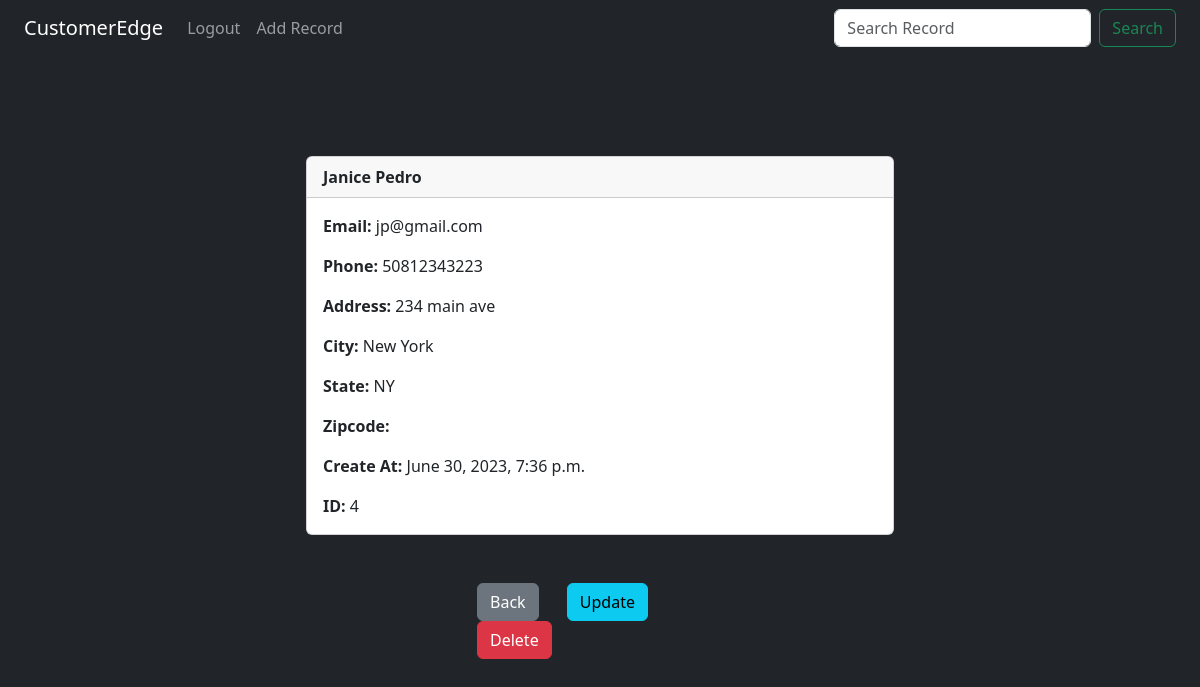
The app's page /record/4 (signed in) with its own data.
### website/models.py (models this page shows, shortened)
class Record(models.Model):
    STATES = [
        ('AL', 'Alabama'),
        ('AK', 'Alaska'),
        ('AZ', 'Arizona'),
        ('AR', 'Arkansas'),
        ('CA', 'California'),
        ('CO', 'Colorado'),
        ('CT', 'Connecticut'),
        ('DE', 'Delaware'),
        ('FL', 'Florida'),
        ('GA', 'Georgia'),
        ('HI', 'Hawaii'),
        ('ID', 'Idaho'),
        ('IL', 'Illinois'),
        ('IN', 'Indiana'),
        ('IA', 'Iowa'),
        ('KS', 'Kansas'),
        ('KY', 'Kentucky'),
        ('LA', 'Louisiana'),
        ('ME', 'Maine'),
        ('MD', 'Maryland'),
        ('MA', 'Massachusetts'),
        ('MI', 'Michigan'),
        ('MN', 'Minnesota'),
        ('MS', 'Mississippi'),
        ('MO', 'Missouri'),
        ('MT', 'Montana'),
        ('NE', 'Nebraska'),
        ('NV', 'Nevada'),
        ('NH', 'New Hampshire'),
        ('NJ', 'New Jersey'),
        ('NM', 'New Mexico'),
        ('NY', 'New York'),
        ('NC', 'North Carolina'),
        ('ND', 'North Dakota'),
        ('OH', 'Ohio'),
        ('OK', 'Oklahoma'),
        ('OR', 'Oregon'),
        ('PA', 'Pennsylvania'),
        ('RI', 'Rhode Island'),
        ('SC', 'South Carolina'),
        ('SD', 'South Dakota'),
        ('TN', 'Tennessee'),
        ('TX', 'Texas'),
        ('UT', 'Utah'),
        ('VT', 'Vermont'),
        ('VA', 'Virginia'),
        ('WA', 'Washington'),
        ('WV', 'West Virginia'),
        ('WI', 'Wisconsin'),
        ('WY', 'Wyoming'),
    ]
    created_at =models.DateTimeField(auto_now_add=True)
    first_name = models.CharField(max_length=50)
    last_name= models.CharField(max_length=50)
    email = models.CharField(max_length=200)
    phone = models.CharField(max_length=12)
    address= models.CharField(max_length=100)
    city= models.CharField(max_length=50)
    state= models.CharField(max_length=50, choices=STATES)
    zip_code= models.CharField(max_length=50)

### website/views.py (the view)
# urls.py: path('record/<int:pk>', views.custumer_record, name="record"),
def custumer_record(request, pk):
    if request.user.is_authenticated:
        customer_record = Record.objects.get(id=pk)
        return render(request, 'record.html', {'customer_record':customer_record})
    else:
        messages.info(request, "You must be logged in to view this page")
        return redirect('home')

### website/templates/record.html (shortened to what this page needs)
{% extends 'base.html' %}
{% block content %}
{%if user.is_authenticated %}
<div class="container-xxl text-light">
    <div class="card w-50 card_center " style="margin-top:100px;">
    <div class="card-header"><strong>
            {{ customer_record.first_name }}
            {{ customer_record.last_name }}</strong>
    </div>
    <div class="card-body">
    <p class="card-text">
    <strong>Email: </strong>{{ customer_record.email }}</p>
    <p class="card-text">
    <strong>Phone: </strong>{{ customer_record.phone }}
    </p>
    <p class="card-text">
    <strong>Address: </strong>{{ customer_record.address }}</p>
    <p class="card-text">
    <strong>City: </strong>{{ customer_record.city }}</p>
    <p class="card-text">
    <strong>State: </strong>{{ customer_record.state }}</p>
    <p class="card-text">
    <strong>Zipcode: </strong>{{ customer_record.zipcode }}</p>
    <p class="card-text">
    <strong>Create At: </strong>{{ customer_record.created_at }}</p>
    <p class="card-text">
    <strong>ID: </strong>{{ customer_record.id }}</p>
    </div>
    </div>
    <div class="card_center w-25 mt-5">
        <a href="{% url 'home' %}" class="btn btn-secondary ms-4">Back</a>
        <a href="{% url 'update_record' customer_record.id %}" class="btn btn-info ms-4">Update</a>
        <a href="{% url 'delete_record' customer_record.id %}" class="btn btn-danger ms-4">Delete</a>
    </div>
</div>
{%endif%}
<br/><br/>
{% endblock %}

### website/templates/record.html (style rules this page uses)
.card_center { margin: 0 auto; float: none; margin-bottom: 10px; }

### records on screen
Record: first_name "Janice", last_name "Pedro", email "jp@gmail.com", phone "50812343223", address "234 main ave", city "New York", state "NY", created_at "June 30, 2023, 7:36 p.m.", id "4"
